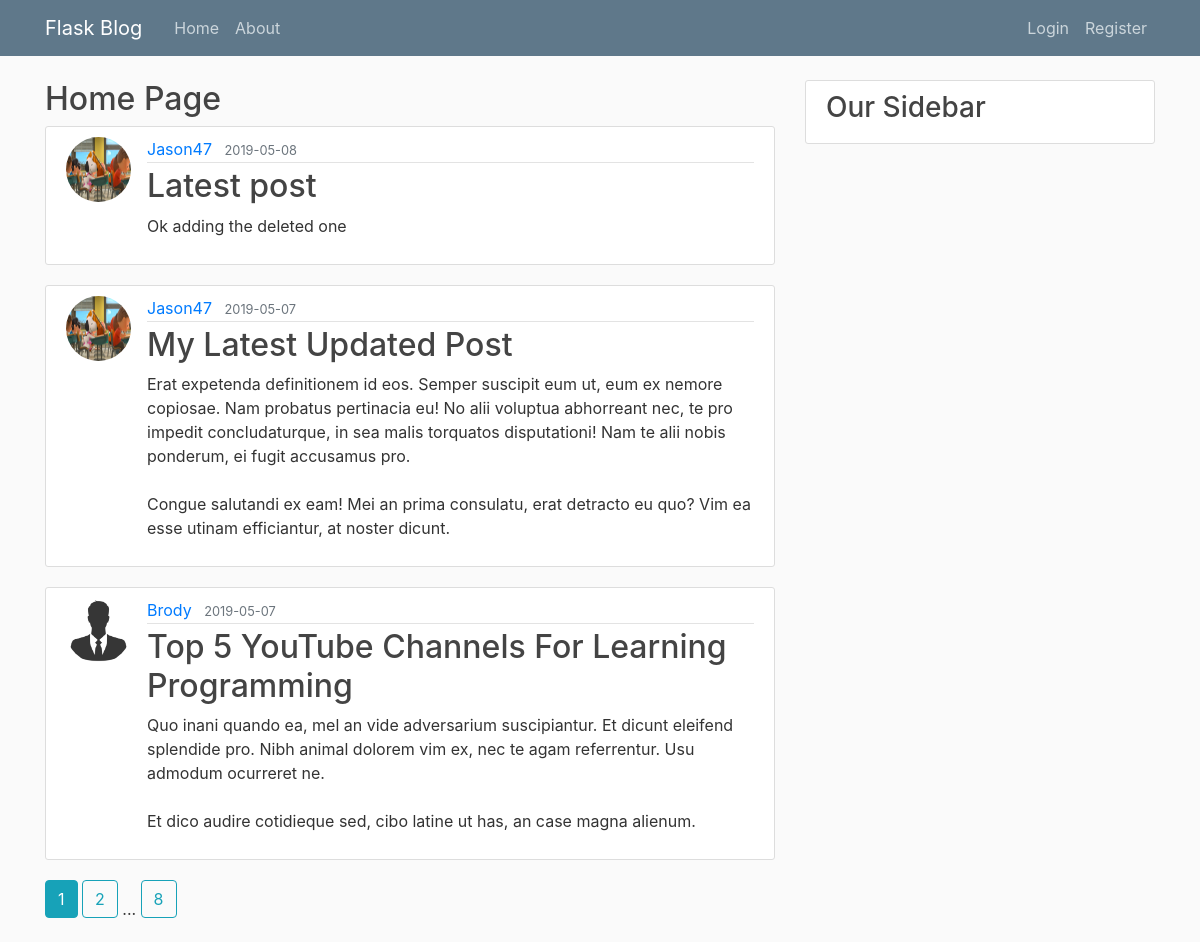
The page /home on the database its author committed.
### application/models.py (models this page shows, shortened)
class Post(db.Model):
    id = db.Column(db.Integer, primary_key=True)
    title = db.Column(db.String(100), nullable=False)
    date_posted = db.Column(db.DateTime, nullable=False, default=datetime.utcnow)
    content = db.Column(db.Text, nullable=False)
    user_id = db.Column(db.Integer, db.ForeignKey("user.id"), nullable=False)

class User(db.Model,UserMixin):
    id = db.Column(db.Integer, primary_key=True)
    username = db.Column(db.String(20), unique=True, nullable=False)
    email = db.Column(db.String(60), unique=True, nullable=False)
    password = db.Column(db.String(60), nullable=False)
    image_file = db.Column(db.String(20), nullable=False, default="default.jpg")
    posts = db.relationship("Post", backref="author", lazy=True)

### application/main/routes.py (the view)
@main.route("/")
@main.route("/home")
def home():
    page_no = request.args.get("page",1,type=int)
    posts = Post.query.order_by(Post.date_posted.desc()).paginate(per_page=3,page=page_no)
    return render_template("home.html", posts=posts)

### application/templates/home.html
{% extends "layout.html" %}
{% block content %}
    <h2>Home Page</h2>
    {% for post in posts.items %}
        <article class="media content-section">
            <img class="rounded-circle article-img" src="{{ url_for('static',filename='profile_pics/'+post.author.image_file) }}">
            <div class="media-body">
                <div class="article-metadata">
                    <a class="mr-2" href="{{ url_for('users.user_posts',username = post.author.username) }}">{{ post.author.username }}</a>
                    <small class="text-muted">{{ post.date_posted.strftime("%Y-%m-%d") }}</small>
                </div>
                <h2><a class="article-title" href="{{ url_for('posts.post',post_id=post.id) }}">{{ post.title }}</a></h2>
                <p class="article-content">{{ post.content }}</p>
            </div>
        </article>
    {% endfor %}
    {% for page_num in posts.iter_pages(left_edge=1,right_edge=1,left_current=1,right_current=2) %}
        {% if page_num %}
            {% if page_num == posts.page %}
                <a class="btn btn-info mb-4" href="{{ url_for('main.home',page=page_num) }}">{{ page_num }}</a>
            {% else %}
                <a class="btn btn-outline-info mb-4" href="{{ url_for('main.home',page=page_num) }}">{{ page_num }}</a>
            {%endif%}
        {% else %}
            ...
        {%endif%}
    {% endfor %}
{% endblock content %}

### application/static/main.css (style rules this page uses)
body { background: #fafafa; color: #333333; margin-top: 5rem; }
h1, h2, h3, h4, h5, h6 { color: #444444; }
.content-section { background: #ffffff; padding: 10px 20px; border: 1px solid #dddddd; border-radius: 3px; margin-bottom: 20px; }
.article-title { color: #444444; }
.article-content { white-space: pre-line; }
.article-img { height: 65px; width: 65px; margin-right: 16px; }
.article-metadata { padding-bottom: 1px; margin-bottom: 4px; border-bottom: 1px solid #e3e3e3 }

### rows shown on the page
Post: image_file (picture), author.username "Jason47", date_posted "2019-05-08", title "Latest post", content "Ok adding the deleted one"
Post: image_file (picture), author.username "Jason47", date_posted "2019-05-07", title "My Latest Updated Post", content "Erat expetenda definitionem id eos. Semper suscipit eum ut, eum ex nemore copiosae. Nam probatus pertinacia eu! No alii voluptua abhorreant nec, te pro impedit concludaturque, in sea malis torquatos disputationi! Nam te alii nobis ponderum, ei fugit accusamus pro. Congue salutandi ex eam! Mei an prima consulatu, erat detracto eu quo? Vim ea esse utinam efficiantur, at noster dicunt."
Post: image_file (placeholder picture), author.username "Brody", date_posted "2019-05-07", title "Top 5 YouTube Channels For Learning Programming", content "Quo inani quando ea, mel an vide adversarium suscipiantur. Et dicunt eleifend splendide pro. Nibh animal dolorem vim ex, nec te agam referrentur. Usu admodum ocurreret ne. Et dico audire cotidieque sed, cibo latine ut has, an case magna alienum."

### other values the page prints
{{ page_num }} "1"
{{ page_num }} "2" "8"
